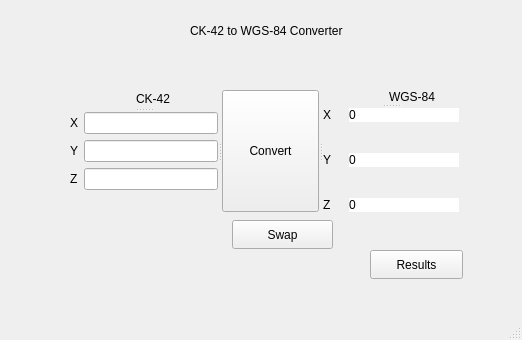
<?xml version="1.0" encoding="UTF-8"?>
<ui version="4.0">
 <class>converter</class>
 <widget class="QMainWindow" name="converter">
  <property name="geometry">
   <rect>
    <x>0</x>
    <y>0</y>
    <width>522</width>
    <height>340</height>
   </rect>
  </property>
  <property name="windowTitle">
   <string>converter</string>
  </property>
  <widget class="QWidget" name="centralwidget">
   <widget class="QLabel" name="label_9">
    <property name="geometry">
     <rect>
      <x>190</x>
      <y>0</y>
      <width>191</width>
      <height>61</height>
     </rect>
    </property>
    <property name="text">
     <string>CK-42 to WGS-84 Converter</string>
    </property>
   </widget>
   <widget class="QSplitter" name="splitter_3">
    <property name="geometry">
     <rect>
      <x>70</x>
      <y>90</y>
      <width>389</width>
      <height>122</height>
     </rect>
    </property>
    <property name="styleSheet">
     <string notr="true"/>
    </property>
    <property name="orientation">
     <enum>Qt::Horizontal</enum>
    </property>
    <widget class="QSplitter" name="splitter">
     <property name="styleSheet">
      <string notr="true"/>
     </property>
     <property name="orientation">
      <enum>Qt::Vertical</enum>
     </property>
     <widget class="QLabel" name="label_4">
      <property name="text">
       <string>CK-42</string>
      </property>
      <property name="indent">
       <number>66</number>
      </property>
     </widget>
     <widget class="QWidget" name="layoutWidget">
      <layout class="QFormLayout" name="formLayout">
       <item row="0" column="0">
        <layout class="QVBoxLayout" name="verticalLayout">
         <item>
          <widget class="QLabel" name="label">
           <property name="text">
            <string>X</string>
           </property>
          </widget>
         </item>
         <item>
          <widget class="QLabel" name="label_2">
           <property name="text">
            <string>Y</string>
           </property>
          </widget>
         </item>
         <item>
          <widget class="QLabel" name="label_3">
           <property name="text">
            <string>Z</string>
           </property>
          </widget>
         </item>
        </layout>
       </item>
       <item row="0" column="1">
        <layout class="QVBoxLayout" name="verticalLayout_2">
         <item>
          <widget class="QLineEdit" name="x_input"/>
         </item>
         <item>
          <widget class="QLineEdit" name="y_input"/>
         </item>
         <item>
          <widget class="QLineEdit" name="z_input"/>
         </item>
        </layout>
       </item>
      </layout>
     </widget>
    </widget>
    <widget class="QPushButton" name="pushButton">
     <property name="text">
      <string>Convert</string>
     </property>
    </widget>
    <widget class="QSplitter" name="splitter_2">
     <property name="styleSheet">
      <string notr="true"/>
     </property>
     <property name="orientation">
      <enum>Qt::Vertical</enum>
     </property>
     <widget class="QLabel" name="label_5">
      <property name="text">
       <string>WGS-84</string>
      </property>
      <property name="indent">
       <number>66</number>
      </property>
     </widget>
     <widget class="QWidget" name="layoutWidget">
      <layout class="QFormLayout" name="formLayout_2">
       <item row="0" column="0">
        <layout class="QVBoxLayout" name="verticalLayout_3">
         <item>
          <widget class="QLabel" name="label_6">
           <property name="text">
            <string>X</string>
           </property>
          </widget>
         </item>
         <item>
          <spacer name="verticalSpacer_2">
           <property name="orientation">
            <enum>Qt::Vertical</enum>
           </property>
           <property name="sizeHint" stdset="0">
            <size>
             <width>20</width>
             <height>40</height>
            </size>
           </property>
          </spacer>
         </item>
         <item>
          <widget class="QLabel" name="label_7">
           <property name="text">
            <string>Y</string>
           </property>
          </widget>
         </item>
         <item>
          <spacer name="verticalSpacer_4">
           <property name="orientation">
            <enum>Qt::Vertical</enum>
           </property>
           <property name="sizeHint" stdset="0">
            <size>
             <width>20</width>
             <height>40</height>
            </size>
           </property>
          </spacer>
         </item>
         <item>
          <widget class="QLabel" name="label_8">
           <property name="text">
            <string>Z</string>
           </property>
          </widget>
         </item>
        </layout>
       </item>
       <item row="0" column="1">
        <layout class="QVBoxLayout" name="verticalLayout_4">
         <item>
          <widget class="QLabel" name="x_output">
           <property name="styleSheet">
            <string notr="true">background-color: rgb(255, 255, 255);
border-color: rgb(0, 0, 0);</string>
           </property>
           <property name="text">
            <string>0</string>
           </property>
          </widget>
         </item>
         <item>
          <spacer name="verticalSpacer">
           <property name="orientation">
            <enum>Qt::Vertical</enum>
           </property>
           <property name="sizeHint" stdset="0">
            <size>
             <width>20</width>
             <height>40</height>
            </size>
           </property>
          </spacer>
         </item>
         <item>
          <widget class="QLabel" name="y_output">
           <property name="styleSheet">
            <string notr="true">background-color: rgb(255, 255, 255);
border-color: rgb(0, 0, 0);</string>
           </property>
           <property name="text">
            <string>0</string>
           </property>
          </widget>
         </item>
         <item>
          <spacer name="verticalSpacer_3">
           <property name="orientation">
            <enum>Qt::Vertical</enum>
           </property>
           <property name="sizeHint" stdset="0">
            <size>
             <width>20</width>
             <height>40</height>
            </size>
           </property>
          </spacer>
         </item>
         <item>
          <widget class="QLabel" name="z_output">
           <property name="styleSheet">
            <string notr="true">background-color: rgb(255, 255, 255);
border-color: rgb(0, 0, 0);</string>
           </property>
           <property name="text">
            <string>0</string>
           </property>
          </widget>
         </item>
        </layout>
       </item>
      </layout>
     </widget>
    </widget>
   </widget>
   <widget class="QPushButton" name="pushButton_2">
    <property name="geometry">
     <rect>
      <x>370</x>
      <y>250</y>
      <width>93</width>
      <height>29</height>
     </rect>
    </property>
    <property name="text">
     <string>Results</string>
    </property>
   </widget>
   <widget class="QPushButton" name="pushButton_3">
    <property name="geometry">
     <rect>
      <x>232</x>
      <y>220</y>
      <width>101</width>
      <height>29</height>
     </rect>
    </property>
    <property name="text">
     <string>Swap</string>
    </property>
   </widget>
  </widget>
  <widget class="QMenuBar" name="menubar">
   <property name="geometry">
    <rect>
     <x>0</x>
     <y>0</y>
     <width>522</width>
     <height>26</height>
    </rect>
   </property>
  </widget>
  <widget class="QStatusBar" name="statusbar"/>
 </widget>
 <resources/>
 <connections/>
</ui>
